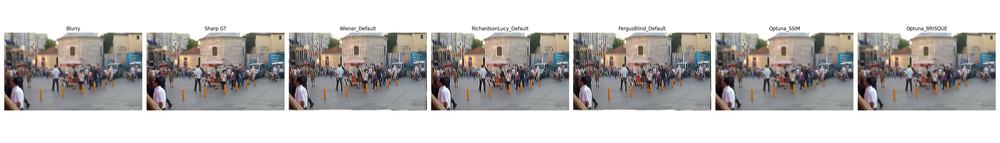
#> input picture outputs/motion_deblur/visual_comparison/GOPR0384_11_00_000003.png_comparison.png, 1000 x 143 px, shrunk from 3500 x 500 before the run, given as the content of the folder data/lol/test/low, which was not available
$ python 06_visualize_results.py
#> lines starting #> are read from the running program, lines starting #| are printed output that depends on the picture; pictures that were not available may be replaced by others from this repository, and a replacement may not be noted
### src/restoration/lime_delowlight.py
import cv2
import numpy as np
from dataclasses import dataclass
from src.restoration.base_filter import BaseRestorationFilter

@dataclass
class LIMEDeLowlightConfig:
    illumination_floor: float = 0.05
    illumination_power: float = 0.75

    guided_radius: int = 16
    guided_eps: float = 1e-3

    exposure_gain: float = 1.0
    gamma: float = 1.0
    blend_alpha: float = 1.0

    use_clahe: bool = False
    clahe_clip: float = 1.5
    clahe_tile_grid_size: int = 8

    use_denoise: bool = False
    denoise_h: float = 3.0
    denoise_h_color: float = 3.0
    denoise_template_window: int = 7
    denoise_search_window: int = 21

    debug: bool = False

def box_filter(img, r):
    # radius r means kernel size 2*r + 1
    ksize = 2 * r + 1
    return cv2.boxFilter(img, -1, (ksize, ksize))

def guided_filter(guide, src, radius, eps):
    mean_I = box_filter(guide, radius)
    mean_p = box_filter(src, radius)
    mean_Ip = box_filter(guide * src, radius)

    cov_Ip = mean_Ip - mean_I * mean_p

    mean_II = box_filter(guide * guide, radius)
    var_I = mean_II - mean_I * mean_I

    a = cov_Ip / (var_I + eps)
    b = mean_p - a * mean_I

    mean_a = box_filter(a, radius)
    mean_b = box_filter(b, radius)

    q = mean_a * guide + mean_b
    return q

class LIMEDeLowlightFilter(BaseRestorationFilter):
    def __init__(self, config: LIMEDeLowlightConfig):
        self.config = config

    def restore(self, image_bgr: np.ndarray) -> np.ndarray:
        # Stage 1 — Preprocessing
        image = image_bgr.astype(np.float32) / 255.0

        # Stage 2 — Initial Illumination Estimation
        T_hat = np.max(image, axis=2)

        if self.config.debug:
            self.debug_illumination_initial = (T_hat * 255).astype(np.uint8)

        # Stage 3 — Illumination Refinement
        gray = cv2.cvtColor(image_bgr, cv2.COLOR_BGR2GRAY) / 255.0
        T_refined = guided_filter(
            guide=gray,
            src=T_hat,
            radius=self.config.guided_radius,
            eps=self.config.guided_eps,
        )
        T_refined = np.clip(T_refined, self.config.illumination_floor, 1.0)

        if self.config.debug:
            self.debug_illumination_refined = (T_refined * 255).astype(np.uint8)

        # Stage 4 — Retinex-style Enhancement
        denom = np.power(T_refined[..., None], self.config.illumination_power)
        enhanced = image / np.maximum(denom, self.config.illumination_floor)
        enhanced = enhanced * self.config.exposure_gain
        enhanced = np.clip(enhanced, 0.0, 1.0)

        if self.config.debug:
            self.debug_enhanced_before_postprocess = (enhanced * 255).astype(np.uint8)

        # Stage 5 — Blend With Original Image
        output = self.config.blend_alpha * enhanced + (1 - self.config.blend_alpha) * image

        # Stage 6 — Optional Gamma Correction
        if self.config.gamma != 1.0:
            # Need to be careful with gamma: x^(1/gamma)
            # Add eps to avoid 0^gamma warning
            output = np.power(np.clip(output, 1e-6, 1.0), 1.0 / self.config.gamma)

        output_bgr = (np.clip(output, 0.0, 1.0) * 255.0).astype(np.uint8)

        # Stage 7 — Optional CLAHE
        if self.config.use_clahe:
            lab = cv2.cvtColor(output_bgr, cv2.COLOR_BGR2LAB)
            L, A, B = cv2.split(lab)
            clahe = cv2.createCLAHE(
                clipLimit=self.config.clahe_clip,
                tileGridSize=(self.config.clahe_tile_grid_size, self.config.clahe_tile_grid_size)
            )
            L2 = clahe.apply(L)
            output_bgr = cv2.cvtColor(cv2.merge([L2, A, B]), cv2.COLOR_LAB2BGR)

        # Stage 8 — Optional Denoise
        if self.config.use_denoise:
            output_bgr = cv2.fastNlMeansDenoisingColored(
                output_bgr,
                None,
                h=self.config.denoise_h,
                hColor=self.config.denoise_h_color,
                templateWindowSize=self.config.denoise_template_window,
                searchWindowSize=self.config.denoise_search_window,
            )

        if self.config.debug:
            self.debug_final_enhanced = output_bgr.copy()

        return output_bgr

### scripts/lime/06_visualize_results.py
import os
import sys
import cv2
import yaml
import numpy as np
from pathlib import Path
from tqdm import tqdm

# Add project root to PYTHONPATH
sys.path.append(os.path.abspath(os.path.join(os.path.dirname(__file__), "..", "..")))

from src.restoration.lime_delowlight import LIMEDeLowlightConfig, LIMEDeLowlightFilter

def load_filter(config_path):
    if not os.path.exists(config_path):
        return None
    with open(config_path, "r") as f:
        cfg_dict = yaml.safe_load(f)
    if 'name' in cfg_dict:
        del cfg_dict['name']
    config = LIMEDeLowlightConfig(**cfg_dict)
    return LIMEDeLowlightFilter(config)

def put_text(img, text):
    # Add text to image with background for visibility
    img = img.copy()
    font = cv2.FONT_HERSHEY_SIMPLEX
    font_scale = 0.8
    thickness = 2

    (w, h), _ = cv2.getTextSize(text, font, font_scale, thickness)
    cv2.rectangle(img, (0, 0), (w + 20, h + 20), (0, 0, 0), -1)
    cv2.putText(img, text, (10, h + 10), font, font_scale, (255, 255, 255), thickness)
    return img

def main():
    test_low_dir = Path("data/lol/test/low")
    test_high_dir = Path("data/lol/test/high")

    methods = {
        "Raw low-light": None,
        "GT": None,
        "LIME-default": load_filter("configs/lime_delowlight_default.yaml"),
        "LIME-config1-SSIM": load_filter("configs/lime_delowlight_config1_ssim.yaml"),
        "LIME-config2-BRISQUE": load_filter("configs/lime_delowlight_config2_brisque.yaml")
    }

    out_dir = Path("results/delowlight/figures/visual_comparison")
    out_dir.mkdir(parents=True, exist_ok=True)

    test_low_images = sorted(list(test_low_dir.glob("*.png")))

    for i, low_path in enumerate(tqdm(test_low_images, desc="Visualizing")):
        high_path = test_high_dir / low_path.name
        if not high_path.exists():
            continue

        low_img = cv2.imread(str(low_path))
#> low_img is the input picture: shape (143, 1000, 3); mean B, G, R 186.2, 187.8, 190.8
        high_img = cv2.imread(str(high_path))

        results = {}
        for name, filter_obj in methods.items():
            if name == "Raw low-light":
                res = low_img
            elif name == "GT":
                res = high_img
            else:
                if filter_obj is not None:
                    res = filter_obj.restore(low_img)
                else:
                    res = np.zeros_like(low_img)

            res_annotated = put_text(res, name)
            results[name] = res_annotated
#> this loop made 5 passes
#> pass 1, in main, `res_annotated = put_text(res, name)`:
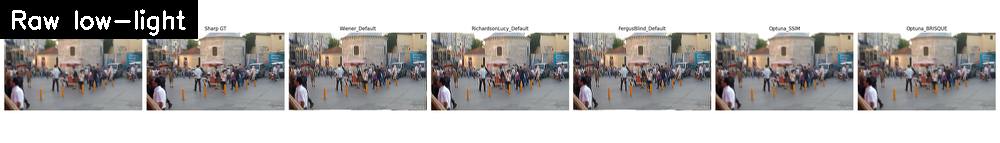
#> res_annotated: shape (143, 1000, 3); mean B, G, R 175.3, 176.9, 179.8
#> after the loop:
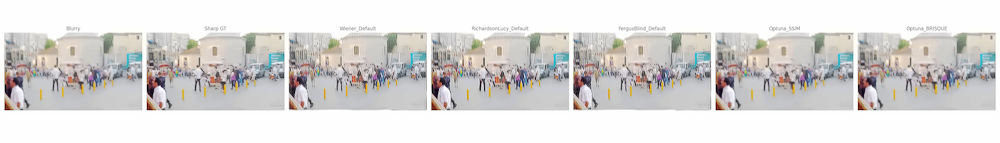
#> res: shape (143, 1000, 3); mean B, G, R 215.1, 216.5, 218.4
#> after the loop, results = 5 items

        # Combine images side-by-side
        # Order: Low, GT, Default, Config1, Config2
        order = ["Raw low-light", "GT", "LIME-default", "LIME-config1-SSIM", "LIME-config2-BRISQUE"]
        images = [results[name] for name in order]
#> images = 5 items

        combined = np.hstack(images)

        cv2.imwrite(str(out_dir / f"compare_{low_path.name}"), combined)

    print("Visual comparison completed.")

if __name__ == "__main__":
    main()

$ run again, on outputs/motion_deblur/visual_comparison/GOPR0385_11_01_003087.png_comparison.png
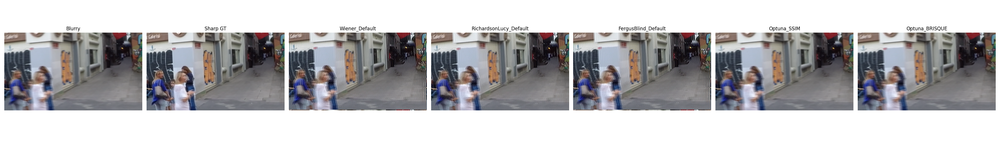
#> input picture outputs/motion_deblur/visual_comparison/GOPR0385_11_01_003087.png_comparison.png, 1000 x 143 px, shrunk from 3500 x 500 before the run, given as the content of the folder data/lol/test/low, which was not available
#> in main, low_img is the input picture: shape (143, 1000, 3); mean B, G, R 183.1, 181.1, 182.3
#> the loop in main, `for name, filter_obj in methods.items():` made 5 passes
#> pass 1, in main, `res_annotated = put_text(res, name)`:
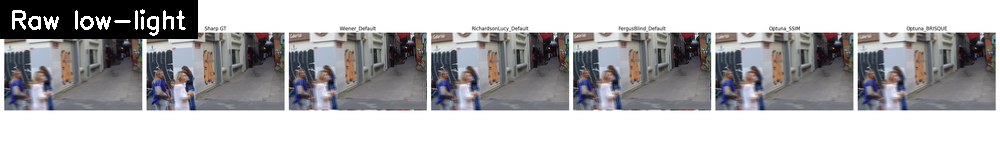
#> res_annotated: shape (143, 1000, 3); mean B, G, R 172.5, 170.5, 171.6
#> after the loop in main, `for name, filter_obj in methods.items():`:
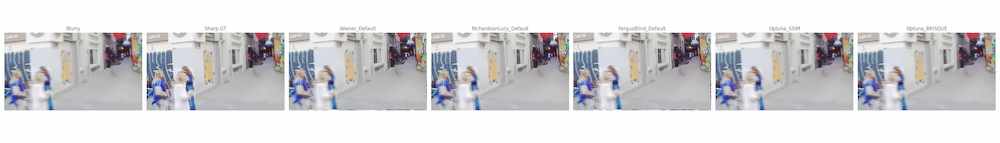
#> res: shape (143, 1000, 3); mean B, G, R 213.6, 211.4, 212.1
#> after the loop in main, `for name, filter_obj in methods.items():`: results = 5 items

$ run again, on outputs/motion_deblur/visual_comparison/GOPR0396_11_00_000003.png_comparison.png
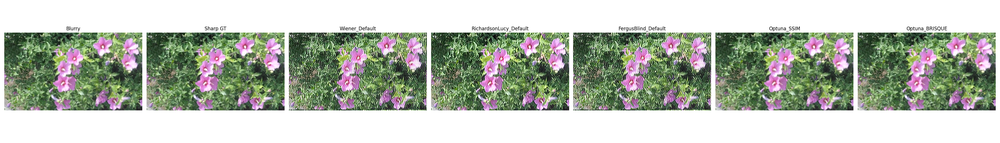
#> input picture outputs/motion_deblur/visual_comparison/GOPR0396_11_00_000003.png_comparison.png, 1000 x 143 px, shrunk from 3500 x 500 before the run, given as the content of the folder data/lol/test/low, which was not available
#> in main, low_img is the input picture: shape (143, 1000, 3); mean B, G, R 175.5, 187.6, 181.3
#> the loop in main, `for name, filter_obj in methods.items():` made 5 passes
#> pass 1, in main, `res_annotated = put_text(res, name)`:
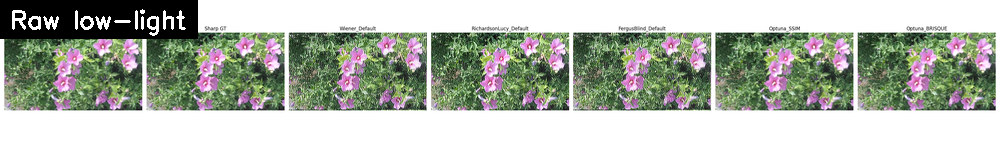
#> res_annotated: shape (143, 1000, 3); mean B, G, R 165.4, 177.2, 171.1
#> after the loop in main, `for name, filter_obj in methods.items():`:
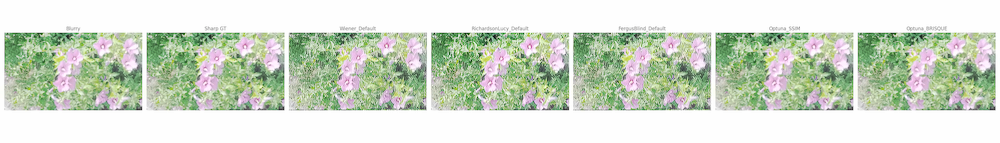
#> res: shape (143, 1000, 3); mean B, G, R 201.6, 218, 208.2
#> after the loop in main, `for name, filter_obj in methods.items():`: results = 5 items

$ run again, on outputs/motion_deblur/visual_comparison/GOPR0410_11_00_000231.png_comparison.png
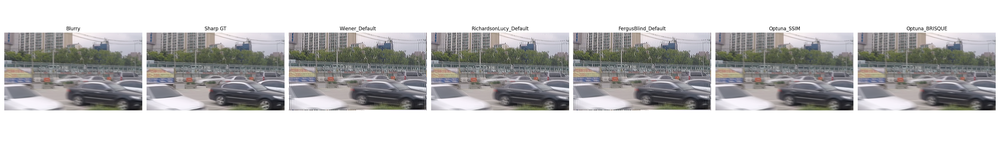
#> input picture outputs/motion_deblur/visual_comparison/GOPR0410_11_00_000231.png_comparison.png, 1000 x 143 px, shrunk from 3500 x 500 before the run, given as the content of the folder data/lol/test/low, which was not available
#> in main, low_img is the input picture: shape (143, 1000, 3); mean B, G, R 191.6, 191.5, 192.1
#> the loop in main, `for name, filter_obj in methods.items():` made 5 passes
#> pass 1, in main, `res_annotated = put_text(res, name)`:
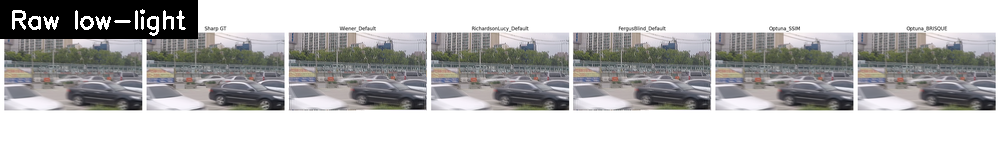
#> res_annotated: shape (143, 1000, 3); mean B, G, R 180.6, 180.6, 181.1
#> after the loop in main, `for name, filter_obj in methods.items():`:
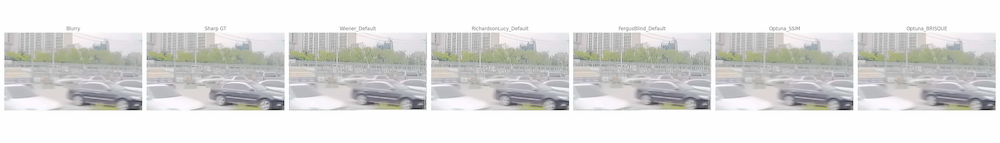
#> res: shape (143, 1000, 3); mean B, G, R 219.7, 220.7, 220.7
#> after the loop in main, `for name, filter_obj in methods.items():`: results = 5 items
